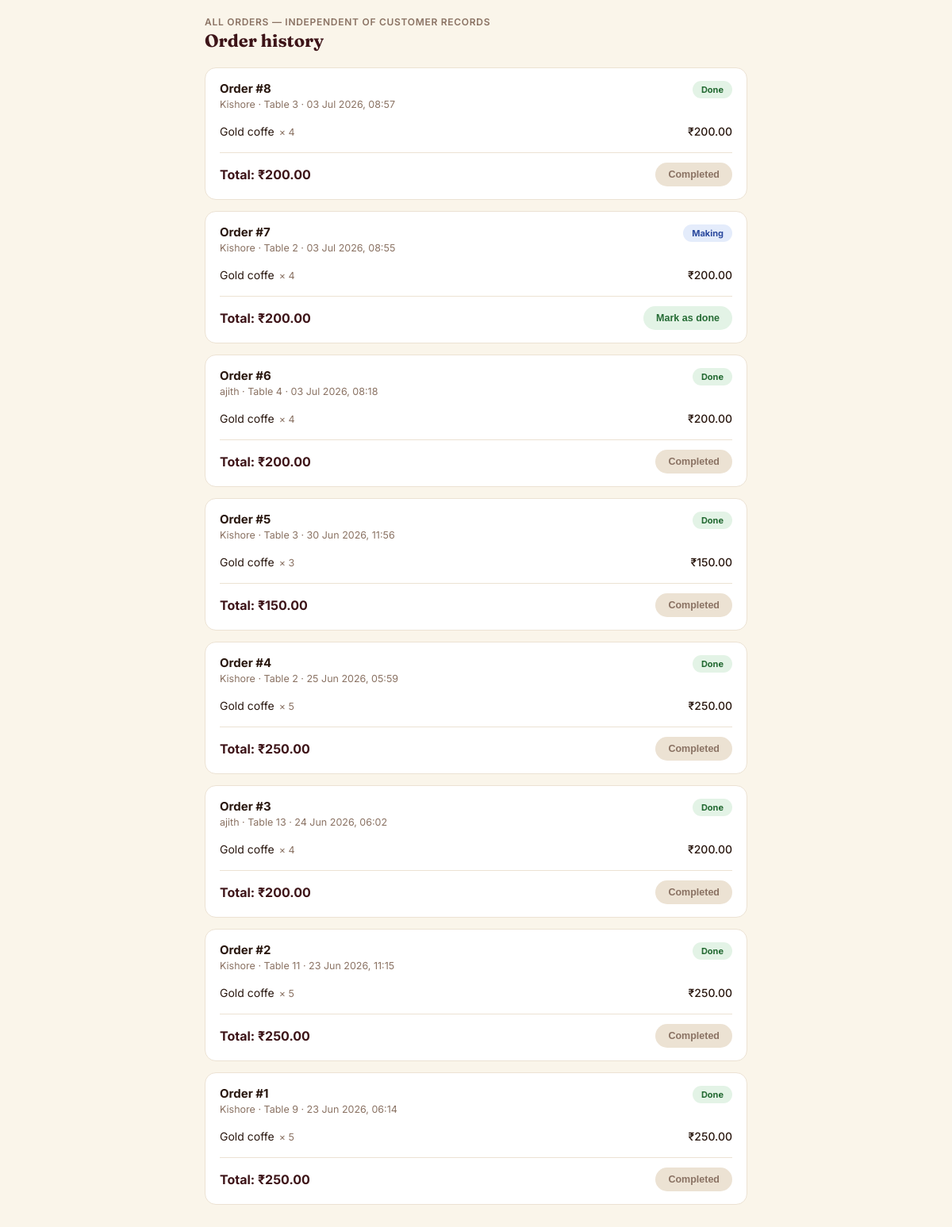
/orders/, run on an earlier commit of the app's database.
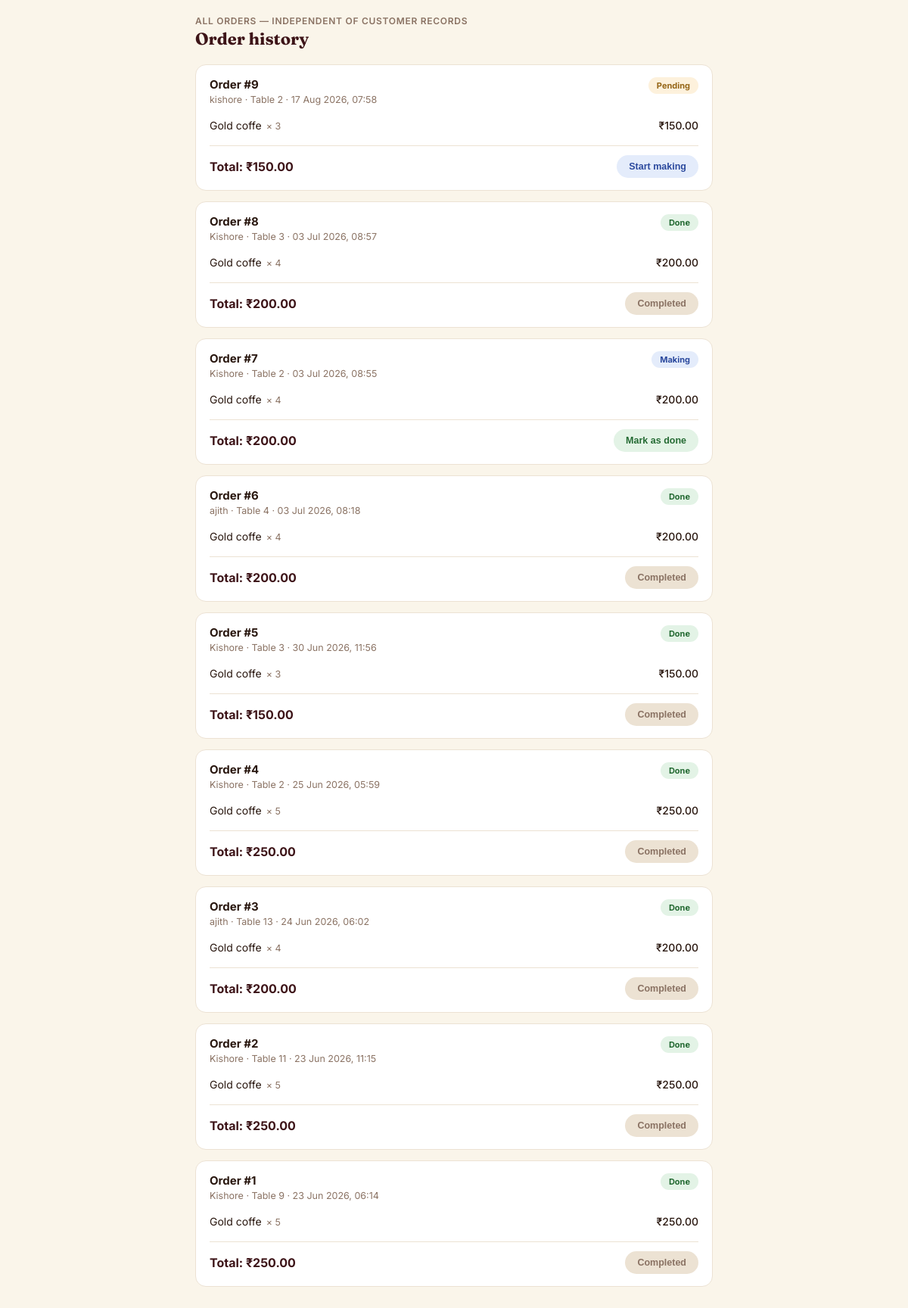
And on a later commit of the database.
### core/models.py (models this page shows, shortened)
class Order(models.Model):
    STATUS_CHOICES = [
        ('pending', 'Pending'),
        ('making',  'Making'),
        ('done',    'Done'),
    ]
    customer_name  = models.CharField(max_length=100)
    table_number   = models.IntegerField()
    status         = models.CharField(max_length=20, choices=STATUS_CHOICES, default='pending')
    placed_at      = models.DateTimeField(auto_now_add=True)
    updated_at     = models.DateTimeField(auto_now=True)
    def get_total(self):
        return sum(item.subtotal() for item in self.items.all())

class OrderItem(models.Model):
    order         = models.ForeignKey(Order, on_delete=models.CASCADE, related_name='items')
    product_name  = models.CharField(max_length=100)   # snapshot — no FK to Product
    quantity      = models.PositiveIntegerField()
    price         = models.DecimalField(max_digits=7, decimal_places=2)  # snapshot
    def subtotal(self):
        return self.price * self.quantity

### core/views.py (the view)
# urls.py: path('orders/', order_history, name='order_history'),
def order_history(request):
    orders = Order.objects.prefetch_related("items").order_by("-placed_at")
    return render(request, "order_history.html", {"orders": orders})

### template/order_history.html (shortened to what this page needs)
{% load static %}
<!DOCTYPE html>
<html lang="en">
<head>
  <link rel="stylesheet" href="{% static 'css/theme.css' %}">
</head>
<body class="kc">
<div class="kc-shell wide">
  <div class="kc-topbar">
    <div>
      <div class="eyebrow">All orders — independent of customer records</div>
      <h1>Order history</h1>
    </div>
  </div>
  {% if orders %}
  <div class="oh-list">
    {% for order in orders %}
    <div class="kc-card" id="order-{{ order.id }}">
      <div class="oh-header">
        <div>
          <div class="oh-id">Order #{{ order.id }}</div>
          <div class="oh-meta">{{ order.customer_name }} · Table {{ order.table_number }} · {{ order.placed_at|date:"d M Y, H:i" }}</div>
        </div>
        <span class="kc-badge kc-badge-{{ order.status }}" id="badge-{{ order.id }}">{{ order.get_status_display }}</span>
      </div>
      <div class="oh-item-rows">
        {% for item in order.items.all %}
        <div class="oh-item-row">
          <span>{{ item.product_name }}<span class="oh-item-qty">× {{ item.quantity }}</span></span>
          <span style="font-weight:500;">₹{{ item.subtotal|floatformat:2 }}</span>
        </div>
        {% endfor %}
      </div>
      <div class="oh-footer">
        <span class="oh-total">Total: ₹{{ order.get_total|floatformat:2 }}</span>
        <div id="actions-{{ order.id }}">
          {% if order.status == 'pending' %}
            <button class="status-btn btn-to-making" onclick="advanceStatus({{ order.id }})">Start making</button>
          {% elif order.status == 'making' %}
            <button class="status-btn btn-to-done" onclick="advanceStatus({{ order.id }})">Mark as done</button>
          {% else %}
            <button class="status-btn btn-completed" disabled>Completed</button>
          {% endif %}
        </div>
      </div>
    </div>
    {% endfor %}
  </div>
  {% endif %}
</div>
</body>
</html>

### static/css/theme.css (style rules this page uses)
:root { --maroon: #3d1418; --maroon-dark: #260c0f; --maroon-soft: #522026; --cream: #faf5ea; --card: #ffffff; --gold: #c9982f; --gold-light: #e9cd8a; --text: #2a1810; --text-muted: #8a7263; --success-bg: #e3f3e6; --success-text: #256b34; --warning-bg: #fdf1dc; --warning-text: #966617; --danger-bg: #fbe4e2; --danger-text: #a3271e; --border: #ece2d3; --radius-lg: 20px; --radius-md: 14px; --radius-sm: 10px; --shadow: 0 10px 30px rgba(38, 12, 15, 0.10); --shadow-lift: 0 16px 40px rgba(38, 12, 15, 0.18); --font-display: 'Fraunces', 'Playfair Display', serif; --font-body: 'Inter', -apple-system, sans-serif; }
* { box-sizing: border-box; }
body.kc { margin: 0; font-family: var(--font-body); background: var(--cream); color: var(--text); -webkit-font-smoothing: antialiased; }
.kc-shell { max-width: 480px; margin: 0 auto; min-height: 100vh; padding: 20px 18px 100px; position: relative; }
.kc-shell.wide { max-width: 720px; }
.kc-topbar { display: flex; align-items: center; justify-content: space-between; gap: 12px; margin-bottom: 20px; }
.kc-topbar .eyebrow { font-size: 12px; letter-spacing: .06em; text-transform: uppercase; color: var(--text-muted); font-weight: 600; }
.kc-topbar h1 { font-family: var(--font-display); font-size: 22px; font-weight: 700; color: var(--maroon); margin: 2px 0 0; }
.kc-card { background: var(--card); border: 1px solid var(--border); border-radius: var(--radius-md); padding: 16px 18px; }
.kc-badge { display: inline-block; font-size: 11px; font-weight: 700; padding: 4px 11px; border-radius: 999px; }
.kc-badge-pending { background: var(--warning-bg); color: var(--warning-text); }
.kc-badge-making { background: #e4ecfb; color: #2c4a9e; }
.kc-badge-done { background: var(--success-bg); color: var(--success-text); }

### template/order_history.html (style rules this page uses)
.oh-list { display: flex; flex-direction: column; gap: 14px; margin-top: 18px; }
.oh-header { display: flex; align-items: flex-start; justify-content: space-between; gap: 8px; margin-bottom: 12px; }
.oh-id { font-size: 15px; font-weight: 700; color: var(--text); }
.oh-meta { font-size: 12.5px; color: var(--text-muted); margin-top: 3px; }
.oh-item-row { display: flex; justify-content: space-between; align-items: center; font-size: 14px; padding: 6px 0; border-bottom: 1px solid var(--border); }
.oh-item-row:last-child { border-bottom: none; }
.oh-item-qty { color: var(--text-muted); font-size: 12.5px; margin-left: 6px; }
.oh-footer { display: flex; align-items: center; justify-content: space-between; margin-top: 12px; padding-top: 12px; border-top: 1px solid var(--border); }
.oh-total { font-weight: 700; color: var(--maroon); }
.status-btn { border: none; border-radius: 999px; padding: 8px 16px; font-size: 12.5px; font-weight: 700; cursor: pointer; }
.btn-to-making { background: #e4ecfb; color: #2c4a9e; }
.btn-to-done { background: var(--success-bg); color: var(--success-text); }
.btn-completed { background: var(--border); color: var(--text-muted); cursor: default; }

What changed in the data, as far as the page shows it:
added Order: id "9", customer_name "kishore", table_number "2", placed_at "17 Aug 2026, 07:58", status "Pending", get_total "150.00"
added OrderItem: product_name "Gold coffe", quantity "3", subtotal "150.00", shown under "9"
